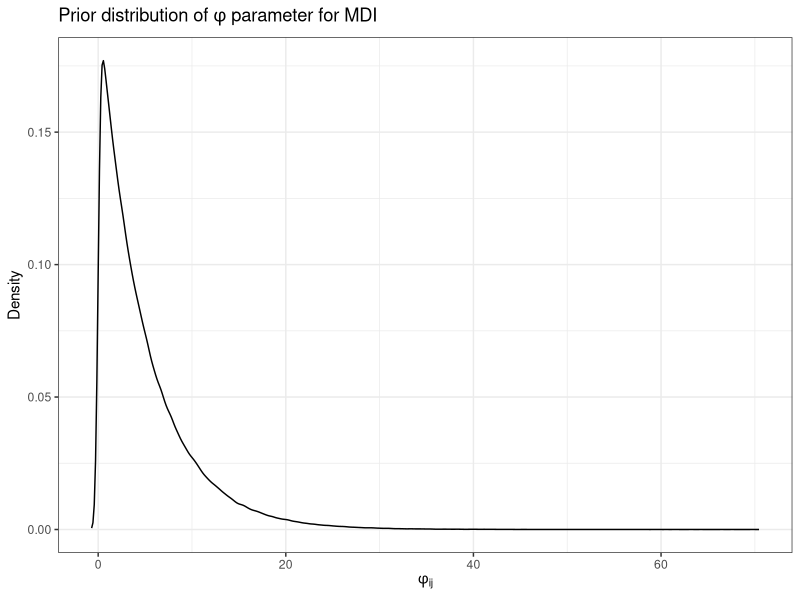
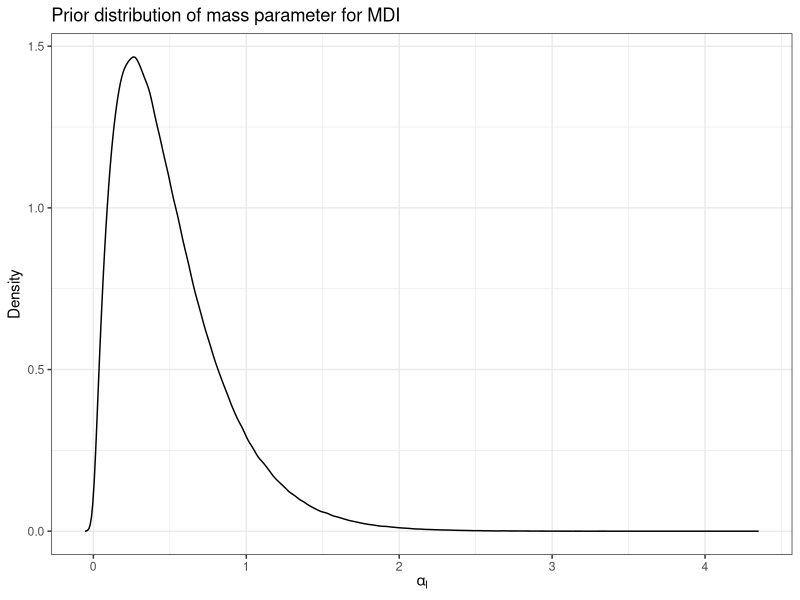

Reproduce these figures in R, in order.


library(ggplot2)
library(MASS)

# Generate gamma rvs

x <- rgamma(1000000, shape = 1, rate = 0.2)

den <- density(x)

dat <- data.frame(x = den$x, y = den$y)

# Plot density as points

phi_prior_plt <- ggplot(data = dat, aes(x = x, y = y)) + 
  geom_line() +
  theme_bw() +
  labs(
    title = bquote("Prior distribution of" ~ phi ~ "parameter for MDI"),
    x = bquote(phi[ij]),
    y = "Density"
  )

ggsave("~/Desktop/ra_chris_wallace/Notes/Thesis/Images/Data_inspection/phi_prior.png", phi_prior_plt)
  
# geom_point(size = 3) +
  # theme_classic()

x <- rgamma(1000000, shape = 2, rate = 4)

den <- density(x)

dat <- data.frame(x = den$x, y = den$y)


alpha_prior_plt <- ggplot(data = dat, aes(x = x, y = y)) + 
  geom_line() +
  theme_bw() +
  labs(
    title = "Prior distribution of mass parameter for MDI",
    x = bquote(alpha[l]),
    y = "Density"
  )

ggsave("~/Desktop/ra_chris_wallace/Notes/Thesis/Images/Data_inspection/alpha_prior.png", alpha_prior_plt)
